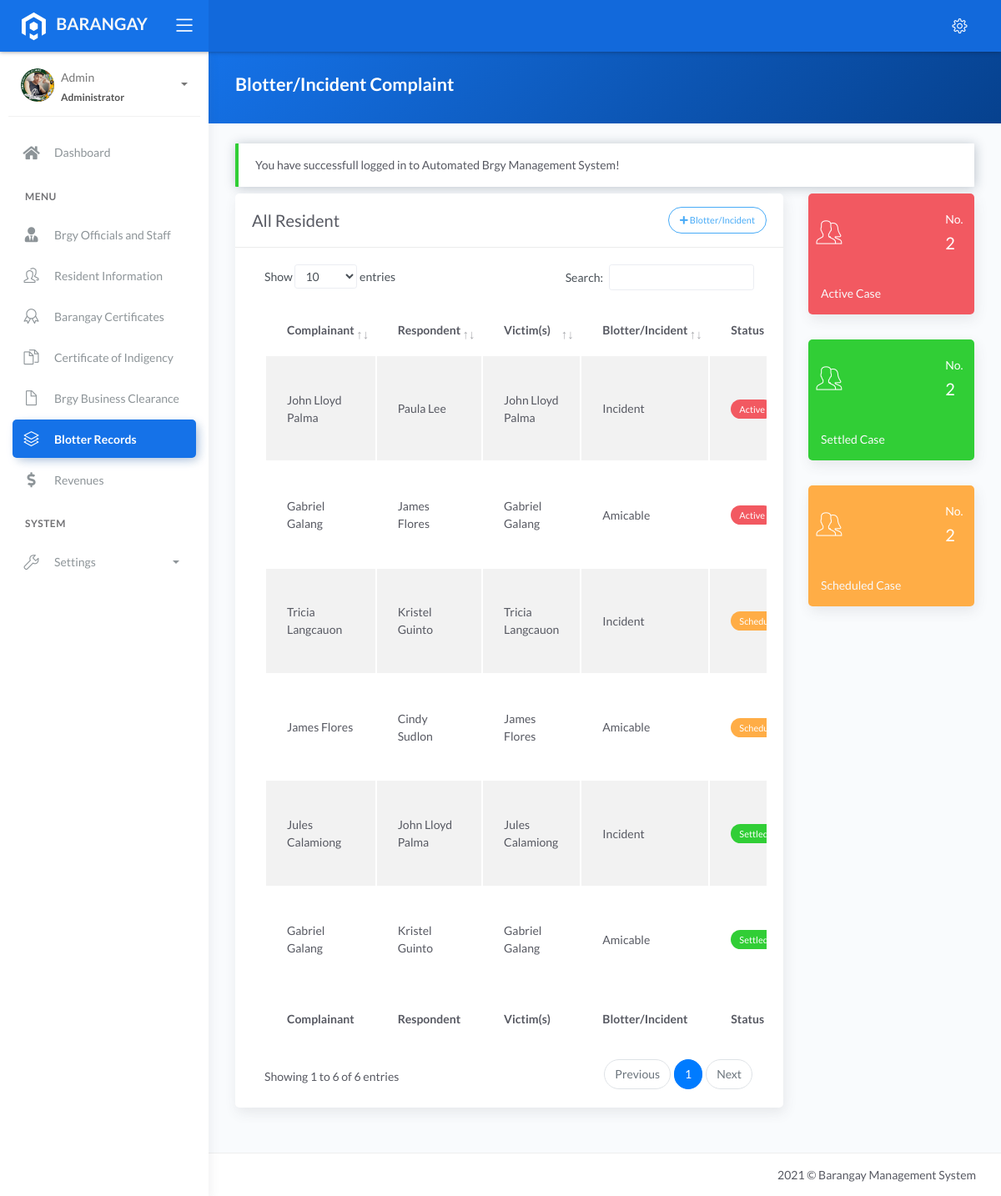
Screenshot of /blotter.php (signed in) with the database file from the repository.
### tables this page shows
CREATE TABLE `tblblotter` (
  `id` int(11) NOT NULL AUTO_INCREMENT,
  `complainant` varchar(100) DEFAULT NULL,
  `respondent` varchar(100) DEFAULT NULL,
  `victim` varchar(100) DEFAULT NULL,
  `type` varchar(100) DEFAULT NULL,
  `location` varchar(100) DEFAULT NULL,
  `date` date DEFAULT NULL,
  `time` time DEFAULT NULL,
  `details` varchar(10000) DEFAULT NULL,
  `status` varchar(50) DEFAULT NULL,
  PRIMARY KEY (`id`)
);

### blotter.php (the view, shortened to what this page needs)
<?php include 'server/server.php' ?>
<?php
	$query = "SELECT * FROM tblblotter";
    $result = $conn->query($query);
    $blotter = array();
	while($row = $result->fetch_assoc()){
		$blotter[] = $row;
	}
	$query1 = "SELECT * FROM tblblotter WHERE `status`='Active'";
    $result1 = $conn->query($query1);
	$active = $result1->num_rows;
	$query2 = "SELECT * FROM tblblotter WHERE `status`='Scheduled'";
    $result2 = $conn->query($query2);
	$scheduled = $result2->num_rows;
	$query3 = "SELECT * FROM tblblotter WHERE `status`='Settled'";
    $result3 = $conn->query($query3);
	$settled = $result3->num_rows;
?>
<!DOCTYPE html>
<html lang="en">
<head>
	<?php include 'templates/header.php' ?>
</head>
<body>
	<div class="wrapper">
		<?php include 'templates/main-header.php' ?>
		<?php include 'templates/sidebar.php' ?>
		<div class="main-panel">
			<div class="content">
				<div class="panel-header bg-primary-gradient">
					<div class="page-inner">
						<div class="d-flex align-items-left align-items-md-center flex-column flex-md-row">
							<div>
								<h2 class="text-white fw-bold">Blotter/Incident Complaint</h2>
							</div>
						</div>
					</div>
				</div>
				<div class="page-inner">
				<?php if(isset($_SESSION['message'])): ?>
							<div class="alert alert-<?php echo $_SESSION['success']; ?> <?= $_SESSION['success']=='danger' ? 'bg-danger text-light' : null ?>" role="alert">
								<?php echo $_SESSION['message']; ?>
							</div>
						<?php endif ?>
					<div class="row mt--2">
						<div class="col-md-9">
							<div class="card">
								<div class="card-header">
									<div class="card-head-row">
										<div class="card-title">All Resident</div>
										<?php if(isset($_SESSION['username'])):?>
											<div class="card-tools">
												<a href="#add" data-toggle="modal" class="btn btn-info btn-border btn-round btn-sm">
													<i class="fa fa-plus"></i>
													Blotter/Incident
												</a>
											</div>
										<?php endif?>
									</div>
								</div>
								<div class="card-body">
									<div class="table-responsive">
										<table id="blottertable" class="display table table-striped">
											<thead>
												<tr>
													<th scope="col">Complainant</th>
													<th scope="col">Respondent</th>
													<th scope="col">Victim(s)</th>
													<th scope="col">Blotter/Incident</th>
													<th scope="col">Status</th>
												</tr>
											</thead>
											<tbody>
												<?php if(!empty($blotter)): ?>
													<?php foreach($blotter as $row): ?>
													<tr>
														<td><?= ucwords($row['complainant']) ?></td>
														<td><?= ucwords($row['respondent']) ?></td>
														<td><?= ucwords($row['victim']) ?></td>
														<td><?= ucwords($row['type']) ?></td>
														<td>
															<?php if($row['status']=='Scheduled'): ?>
																<span class="badge badge-warning">Scheduled</span>
															<?php elseif($row['status']=='Active'): ?>
																<span class="badge badge-danger">Active</span>
															<?php else: ?>
																<span class="badge badge-success">Settled</span>
															<?php endif ?>
														</td>
													</tr>
													<?php endforeach ?>
												<?php endif ?>
											</tbody>
											<tfoot>
												<tr>
													<th scope="col">Complainant</th>
													<th scope="col">Respondent</th>
													<th scope="col">Victim(s)</th>
													<th scope="col">Blotter/Incident</th>
													<th scope="col">Status</th>
												</tr>
											</tfoot>
										</table>
									</div>
								</div>
							</div>
						</div>
						<div class="col-md-3">
							<div class="card card-stats card-danger card-round">
								<div class="card-body">
									<div class="row">
										<div class="col-3">
											<div class="icon-big text-center">
												<i class="flaticon-users"></i>
											</div>
										</div>
										<div class="col-6 col-stats">
										</div>
										<div class="col-3 col-stats">
											<div class="numbers">
												<p class="card-category">No.</p>
												<h4 class="card-title"><?= number_format($active) ?></h4>
											</div>
										</div>
									</div>
								</div>
								<div class="card-body">
									<a href="javascript:void(0)" id="activeCase" class="card-link text-light">Active Case </a>
								</div>
							</div>
							<div class="card card-stats card-success card-round">
								<div class="card-body">
									<div class="row">
										<div class="col-3">
											<div class="icon-big text-center">
												<i class="flaticon-users"></i>
											</div>
										</div>
										<div class="col-6 col-stats">
										</div>
										<div class="col-3 col-stats">
											<div class="numbers">
												<p class="card-category">No.</p>
												<h4 class="card-title"><?= number_format($settled) ?></h4>
											</div>
										</div>
									</div>
								</div>
								<div class="card-body">
									<a href="javascript:void(0)" id="settledCase" class="card-link text-light">Settled Case </a>
								</div>
							</div>
							<div class="card card-stats card-warning card-round">
								<div class="card-body">
									<div class="row">
										<div class="col-3">
											<div class="icon-big text-center">
												<i class="flaticon-users"></i>
											</div>
										</div>
										<div class="col-6 col-stats">
										</div>
										<div class="col-3 col-stats">
											<div class="numbers">
												<p class="card-category">No.</p>
												<h4 class="card-title"><?= number_format($scheduled) ?></h4>
											</div>
										</div>
									</div>
								</div>
								<div class="card-body">
									<a href="javascript:void(0)" id="scheduledCase" class="card-link text-light">Scheduled Case </a>
								</div>
							</div>
						</div>
					</div>
				</div>
			</div>
			<?php include 'templates/main-footer.php' ?>
		</div>
	</div>
</body>
</html>

### rows the page displays
tblblotter: complainant "Tricia Langcauon", respondent "Kristel Guinto", victim "Tricia Langcauon", type "Incident", status "Scheduled"
tblblotter: complainant "James Flores", respondent "Cindy Sudlon", victim "James Flores", type "Amicable", status "Scheduled"
tblblotter: complainant "John Lloyd Palma", respondent "Paula Lee", victim "John Lloyd Palma", type "Incident", status "Active"
tblblotter: complainant "Jules Calamiong", respondent "John Lloyd Palma", victim "Jules Calamiong", type "Incident", status "Settled"
tblblotter: complainant "Gabriel Galang", respondent "James Flores", victim "Gabriel Galang", type "Amicable", status "Active"
tblblotter: complainant "Gabriel Galang", respondent "Kristel Guinto", victim "Gabriel Galang", type "Amicable", status "Settled"

### other values shown
$_SESSION['username'] "Admin"
$_SESSION['role'] "Administrator"
$_SESSION['message'] "You have successfull logged in to Automated Brgy Management System!"
$active "2"
$settled "2"
$scheduled "2"
